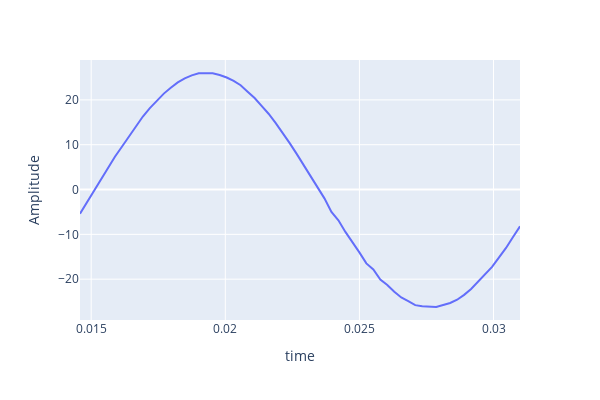
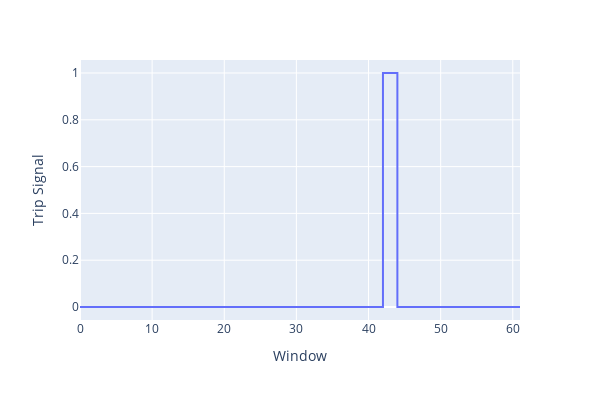

These figures' notebook cell, in order:
### Code cell
window_idx = 56
sample_idx = (max_window_idx * event_idx) + window_idx


def update_fig(fig):
    fig.update_traces(line_color="#EEEEEE", line_width=2)
    fig.update_layout(
        paper_bgcolor="#222831",
        plot_bgcolor="#393E46",
        font_color="whitesmoke",
    )
    fig.update_xaxes(showgrid=True, gridwidth=1, gridcolor="#32E0C4")
    fig.update_yaxes(showgrid=True, gridwidth=1, gridcolor="#32E0C4")


signal, t = dataset.__getitem__(sample_idx, data_plot=True)
signal = np.copy(signal)
signal = signal.reshape((-1, 3))
signal = signal[:, 0]
t = np.copy(t)
print(type(t))
print(type(signal))
# print(f"Window index: {sample_df.query('indices == 196').index[0]}")
fig = px.line(
    x=t,
    y=signal,
    width=600,
    height=400,
    labels=dict(x="time", y="Amplitude"),
)
# update_fig(fig)x
fig.show()
fig = px.line(
    x=sample_df.index,
    y=sample_df["Pred label"],
    width=600,
    height=400,
    labels=dict(x="Window", y="Trip Signal"),
    line_shape="hv",
)
# update_fig(fig)
fig.show()

### Figure 1 — Plotly figure (JSON) as saved in the notebook; plotly's stock layout.template omitted (floating-point values rounded to 4 significant figures)
{"data": [{"hovertemplate": "time=%{x}<br>Amplitude=%{y}<extra></extra>", "legendgroup": "", "line": {"color": "#636efa", "dash": "solid"}, "marker": {"symbol": "circle"}, "mode": "lines", "name": "", "orientation": "v", "showlegend": false, "type": "scatter", "x": [0.01458, 0.01484, 0.0151, 0.01536, 0.01562, 0.01588, 0.01614, 0.01641, 0.01667, 0.01693, 0.01719, 0.01745, 0.01771, 0.01797, 0.01823, 0.01849, 0.01875, 0.01901, 0.01927, 0.01953, 0.01979, 0.02005, 0.02031, 0.02057, 0.02083, 0.02109, 0.02135, 0.02161, 0.02187, 0.02213, 0.02239, 0.02265, 0.02292, 0.02318, 0.02344, 0.0237, 0.02396, 0.02422, 0.02448, 0.02474, 0.025, 0.02526, 0.02552, 0.02578, 0.02604, 0.0263, 0.02656, 0.02682, 0.02708, 0.02734, 0.0276, 0.02786, 0.02812, 0.02838, 0.02864, 0.0289, 0.02916, 0.02943, 0.02969, 0.02995, 0.03021, 0.03047, 0.03073, 0.03099], "xaxis": "x", "y": [-5.402, -2.811, -0.3745, 2.444, 4.871, 7.314, 9.55, 11.88, 14.12, 16.29, 18.17, 19.87, 21.4, 22.72, 23.91, 24.79, 25.46, 25.92, 26.0, 25.95, 25.54, 24.99, 24.24, 23.26, 21.83, 20.43, 18.65, 16.91, 14.86, 12.7, 10.41, 8.018, 5.558, 3.088, 0.5663, -1.967, -5.012, -6.873, -9.454, -11.7, -14.03, -16.48, -17.84, -20.07, -21.28, -22.81, -24.09, -24.89, -25.79, -26.04, -26.18, -26.21, -25.77, -25.32, -24.59, -23.5, -22.19, -20.6, -18.99, -17.25, -15.12, -13.03, -10.59, -8.213], "yaxis": "y"}], "layout": {"height": 400, "legend": {"tracegroupgap": 0}, "margin": {"t": 60}, "width": 600, "xaxis": {"anchor": "y", "domain": [0, 1], "title": {"text": "time"}}, "yaxis": {"anchor": "x", "domain": [0, 1], "title": {"text": "Amplitude"}}}}

### Figure 2 — Plotly figure (JSON) as saved in the notebook; plotly's stock layout.template omitted (floating-point values rounded to 4 significant figures)
{"data": [{"hovertemplate": "Window=%{x}<br>Trip Signal=%{y}<extra></extra>", "legendgroup": "", "line": {"color": "#636efa", "dash": "solid", "shape": "hv"}, "marker": {"symbol": "circle"}, "mode": "lines", "name": "", "orientation": "v", "showlegend": false, "type": "scatter", "x": [0, 1, 2, 3, 4, 5, 6, 7, 8, 9, 10, 11, 12, 13, 14, 15, 16, 17, 18, 19, 20, 21, 22, 23, 24, 25, 26, 27, 28, 29, 30, 31, 32, 33, 34, 35, 36, 37, 38, 39, 40, 41, 42, 43, 44, 45, 46, 47, 48, 49, 50, 51, 52, 53, 54, 55, 56, 57, 58, 59, 60, 61], "xaxis": "x", "y": [0, 0, 0, 0, 0, 0, 0, 0, 0, 0, 0, 0, 0, 0, 0, 0, 0, 0, 0, 0, 0, 0, 0, 0, 0, 0, 0, 0, 0, 0, 0, 0, 0, 0, 0, 0, 0, 0, 0, 0, 0, 0, 1, 1, 0, 0, 0, 0, 0, 0, 0, 0, 0, 0, 0, 0, 0, 0, 0, 0, 0, 0], "yaxis": "y"}], "layout": {"height": 400, "legend": {"tracegroupgap": 0}, "margin": {"t": 60}, "width": 600, "xaxis": {"anchor": "y", "domain": [0, 1], "title": {"text": "Window"}}, "yaxis": {"anchor": "x", "domain": [0, 1], "title": {"text": "Trip Signal"}}}}
